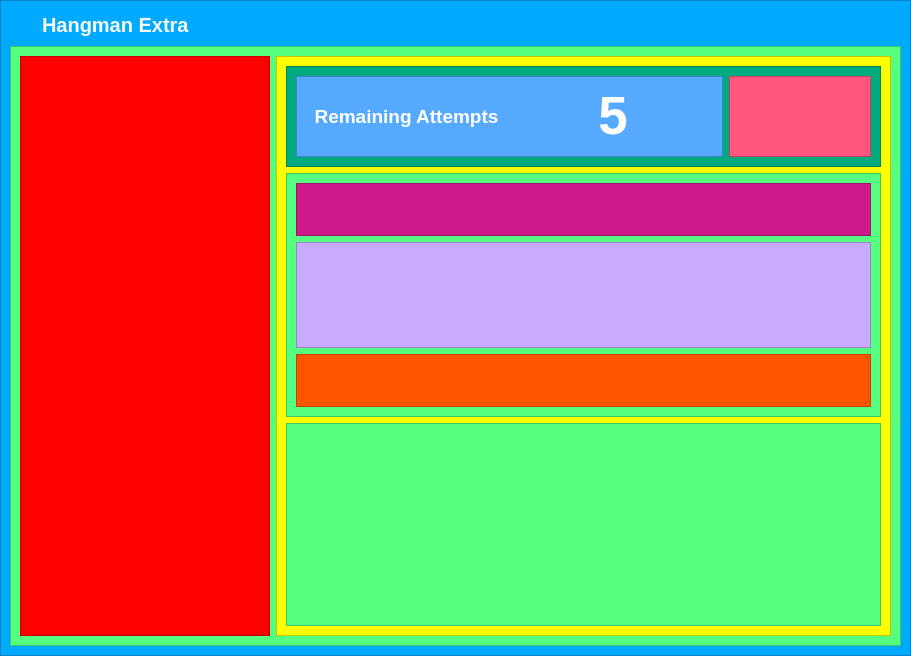
<?xml version="1.0" encoding="UTF-8"?>
<ui version="4.0">
 <class>Form</class>
 <widget class="QWidget" name="Form">
  <property name="geometry">
   <rect>
    <x>0</x>
    <y>0</y>
    <width>911</width>
    <height>656</height>
   </rect>
  </property>
  <property name="windowTitle">
   <string>Form</string>
  </property>
  <layout class="QVBoxLayout" name="verticalLayout_5">
   <property name="spacing">
    <number>0</number>
   </property>
   <property name="leftMargin">
    <number>0</number>
   </property>
   <property name="topMargin">
    <number>0</number>
   </property>
   <property name="rightMargin">
    <number>0</number>
   </property>
   <property name="bottomMargin">
    <number>0</number>
   </property>
   <item>
    <widget class="QFrame" name="gameView">
     <property name="styleSheet">
      <string notr="true">background-color: rgb(0, 170, 255);</string>
     </property>
     <property name="frameShape">
      <enum>QFrame::StyledPanel</enum>
     </property>
     <property name="frameShadow">
      <enum>QFrame::Raised</enum>
     </property>
     <layout class="QVBoxLayout" name="verticalLayout_4">
      <item>
       <widget class="QFrame" name="title_bar_frame">
        <property name="maximumSize">
         <size>
          <width>16777215</width>
          <height>30</height>
         </size>
        </property>
        <property name="styleSheet">
         <string notr="true">background-color: transparent;</string>
        </property>
        <property name="frameShape">
         <enum>QFrame::StyledPanel</enum>
        </property>
        <property name="frameShadow">
         <enum>QFrame::Raised</enum>
        </property>
        <layout class="QHBoxLayout" name="horizontalLayout_6">
         <property name="spacing">
          <number>0</number>
         </property>
         <property name="leftMargin">
          <number>0</number>
         </property>
         <property name="topMargin">
          <number>0</number>
         </property>
         <property name="rightMargin">
          <number>0</number>
         </property>
         <property name="bottomMargin">
          <number>0</number>
         </property>
         <item>
          <widget class="QFrame" name="title_bar_container">
           <property name="maximumSize">
            <size>
             <width>16777215</width>
             <height>70</height>
            </size>
           </property>
           <property name="styleSheet">
            <string notr="true">background-color: transparent;</string>
           </property>
           <property name="frameShape">
            <enum>QFrame::StyledPanel</enum>
           </property>
           <property name="frameShadow">
            <enum>QFrame::Raised</enum>
           </property>
           <layout class="QHBoxLayout" name="horizontalLayout_8">
            <property name="spacing">
             <number>0</number>
            </property>
            <property name="leftMargin">
             <number>30</number>
            </property>
            <property name="topMargin">
             <number>0</number>
            </property>
            <property name="rightMargin">
             <number>0</number>
            </property>
            <property name="bottomMargin">
             <number>0</number>
            </property>
            <item>
             <widget class="QLabel" name="title_bar">
              <property name="styleSheet">
               <string notr="true">font: bold 20px;
color: rgb(250, 250, 250);</string>
              </property>
              <property name="text">
               <string>Hangman Extra</string>
              </property>
             </widget>
            </item>
           </layout>
          </widget>
         </item>
         <item>
          <widget class="QFrame" name="tool_box">
           <property name="maximumSize">
            <size>
             <width>150</width>
             <height>150</height>
            </size>
           </property>
           <property name="styleSheet">
            <string notr="true">background-color: transparent;</string>
           </property>
           <property name="frameShape">
            <enum>QFrame::StyledPanel</enum>
           </property>
           <property name="frameShadow">
            <enum>QFrame::Raised</enum>
           </property>
           <layout class="QHBoxLayout" name="horizontalLayout_9">
            <property name="spacing">
             <number>0</number>
            </property>
            <property name="leftMargin">
             <number>0</number>
            </property>
            <property name="topMargin">
             <number>0</number>
            </property>
            <property name="rightMargin">
             <number>0</number>
            </property>
            <property name="bottomMargin">
             <number>0</number>
            </property>
            <item>
             <widget class="QPushButton" name="minimizeButton">
              <property name="styleSheet">
               <string notr="true">QPushButton {
    background-color: transparent;
	color: rgb(255, 255, 255);
	border-radius: 10px;

    font: 35px;
    padding: 6px;
}


QPushButton:hover{
    
	background-color: rgb(170, 170, 255);
}

QPushButton:pressed {
    
	background-color: rgb(85, 85, 255);
	border-color: rgb(180, 180, 180);
}</string>
              </property>
              <property name="text">
               <string/>
              </property>
              <property name="icon">
               <iconset>
                <normaloff>../.designer/backup/assets/minimize.png</normaloff>../.designer/backup/assets/minimize.png</iconset>
              </property>
             </widget>
            </item>
            <item>
             <widget class="QPushButton" name="restoreButton">
              <property name="styleSheet">
               <string notr="true">QPushButton {
    background-color: transparent;
	color: rgb(255, 255, 255);
	border-radius: 10px;

    font: 35px;
    padding: 6px;
}


QPushButton:hover{
    
	background-color: rgb(170, 255, 127);
}

QPushButton:pressed {
    
	background-color: rgb(0, 170, 127);
	border-color: rgb(180, 180, 180);
}</string>
              </property>
              <property name="text">
               <string/>
              </property>
              <property name="icon">
               <iconset>
                <normaloff>../.designer/backup/assets/fullscreen.png</normaloff>../.designer/backup/assets/fullscreen.png</iconset>
              </property>
             </widget>
            </item>
            <item>
             <widget class="QPushButton" name="closeButton">
              <property name="styleSheet">
               <string notr="true">QPushButton {
    background-color: transparent;
	color: rgb(255, 255, 255);
	border-radius: 10px;

    font: 35px;
    padding: 6px;
}


QPushButton:hover{
    
	background-color: ;
	background-color: rgb(255, 85, 0);
}

QPushButton:pressed {
    
	background-color: rgb(208, 0, 0);
	border-color: rgb(180, 180, 180);
}</string>
              </property>
              <property name="text">
               <string/>
              </property>
              <property name="icon">
               <iconset>
                <normaloff>../.designer/backup/assets/X.png</normaloff>../.designer/backup/assets/X.png</iconset>
              </property>
             </widget>
            </item>
           </layout>
          </widget>
         </item>
        </layout>
       </widget>
      </item>
      <item>
       <widget class="QFrame" name="contentsView">
        <property name="minimumSize">
         <size>
          <width>600</width>
          <height>600</height>
         </size>
        </property>
        <property name="styleSheet">
         <string notr="true">background-color: rgb(85, 255, 127);</string>
        </property>
        <property name="frameShape">
         <enum>QFrame::StyledPanel</enum>
        </property>
        <property name="frameShadow">
         <enum>QFrame::Raised</enum>
        </property>
        <layout class="QHBoxLayout" name="horizontalLayout_2">
         <item>
          <widget class="QFrame" name="hangmanView">
           <property name="sizePolicy">
            <sizepolicy hsizetype="Fixed" vsizetype="Preferred">
             <horstretch>3</horstretch>
             <verstretch>0</verstretch>
            </sizepolicy>
           </property>
           <property name="minimumSize">
            <size>
             <width>250</width>
             <height>0</height>
            </size>
           </property>
           <property name="styleSheet">
            <string notr="true">background-color: rgb(255, 0, 0);
</string>
           </property>
           <property name="frameShape">
            <enum>QFrame::StyledPanel</enum>
           </property>
           <property name="frameShadow">
            <enum>QFrame::Raised</enum>
           </property>
          </widget>
         </item>
         <item>
          <widget class="QFrame" name="gameContentsView">
           <property name="sizePolicy">
            <sizepolicy hsizetype="Preferred" vsizetype="Preferred">
             <horstretch>5</horstretch>
             <verstretch>0</verstretch>
            </sizepolicy>
           </property>
           <property name="minimumSize">
            <size>
             <width>500</width>
             <height>0</height>
            </size>
           </property>
           <property name="styleSheet">
            <string notr="true">background-color: rgb(255, 255, 0);</string>
           </property>
           <property name="frameShape">
            <enum>QFrame::StyledPanel</enum>
           </property>
           <property name="frameShadow">
            <enum>QFrame::Raised</enum>
           </property>
           <layout class="QVBoxLayout" name="verticalLayout_3">
            <item>
             <widget class="QFrame" name="informationView">
              <property name="sizePolicy">
               <sizepolicy hsizetype="Preferred" vsizetype="Preferred">
                <horstretch>0</horstretch>
                <verstretch>2</verstretch>
               </sizepolicy>
              </property>
              <property name="styleSheet">
               <string notr="true">background-color: rgb(0, 170, 127);</string>
              </property>
              <property name="frameShape">
               <enum>QFrame::StyledPanel</enum>
              </property>
              <property name="frameShadow">
               <enum>QFrame::Raised</enum>
              </property>
              <layout class="QHBoxLayout" name="horizontalLayout_3">
               <item>
                <widget class="QFrame" name="remainingAttemptsContainerView">
                 <property name="sizePolicy">
                  <sizepolicy hsizetype="Preferred" vsizetype="Preferred">
                   <horstretch>3</horstretch>
                   <verstretch>0</verstretch>
                  </sizepolicy>
                 </property>
                 <property name="styleSheet">
                  <string notr="true">background-color: rgb(85, 170, 255);</string>
                 </property>
                 <property name="frameShape">
                  <enum>QFrame::StyledPanel</enum>
                 </property>
                 <property name="frameShadow">
                  <enum>QFrame::Raised</enum>
                 </property>
                 <layout class="QHBoxLayout" name="horizontalLayout_4">
                  <item>
                   <widget class="QLabel" name="remaningAttemptsLabel">
                    <property name="styleSheet">
                     <string notr="true">color: white;
font-size: 14pt;
font-weight: bold;</string>
                    </property>
                    <property name="text">
                     <string>Remaining Attempts</string>
                    </property>
                    <property name="alignment">
                     <set>Qt::AlignCenter</set>
                    </property>
                   </widget>
                  </item>
                  <item>
                   <widget class="QLabel" name="remainingAttemptsNumLabel">
                    <property name="styleSheet">
                     <string notr="true">color: white;
font-size: 40pt;
font-weight: bold;</string>
                    </property>
                    <property name="text">
                     <string>5</string>
                    </property>
                    <property name="textFormat">
                     <enum>Qt::RichText</enum>
                    </property>
                    <property name="alignment">
                     <set>Qt::AlignCenter</set>
                    </property>
                   </widget>
                  </item>
                 </layout>
                </widget>
               </item>
               <item>
                <widget class="QFrame" name="cameraView">
                 <property name="sizePolicy">
                  <sizepolicy hsizetype="Preferred" vsizetype="Preferred">
                   <horstretch>1</horstretch>
                   <verstretch>0</verstretch>
                  </sizepolicy>
                 </property>
                 <property name="styleSheet">
                  <string notr="true">background-color: rgb(255, 85, 127);</string>
                 </property>
                 <property name="frameShape">
                  <enum>QFrame::StyledPanel</enum>
                 </property>
                 <property name="frameShadow">
                  <enum>QFrame::Raised</enum>
                 </property>
                </widget>
               </item>
              </layout>
             </widget>
            </item>
            <item>
             <widget class="QFrame" name="wordView">
              <property name="sizePolicy">
               <sizepolicy hsizetype="Preferred" vsizetype="Preferred">
                <horstretch>0</horstretch>
                <verstretch>6</verstretch>
               </sizepolicy>
              </property>
              <property name="styleSheet">
               <string notr="true">background-color: rgb(85, 255, 127);
</string>
              </property>
              <property name="frameShape">
               <enum>QFrame::StyledPanel</enum>
              </property>
              <property name="frameShadow">
               <enum>QFrame::Raised</enum>
              </property>
              <layout class="QVBoxLayout" name="verticalLayout">
               <item>
                <widget class="QFrame" name="wordConfView">
                 <property name="sizePolicy">
                  <sizepolicy hsizetype="Preferred" vsizetype="Preferred">
                   <horstretch>0</horstretch>
                   <verstretch>1</verstretch>
                  </sizepolicy>
                 </property>
                 <property name="styleSheet">
                  <string notr="true">background-color: rgb(205, 25, 140);</string>
                 </property>
                 <property name="frameShape">
                  <enum>QFrame::StyledPanel</enum>
                 </property>
                 <property name="frameShadow">
                  <enum>QFrame::Raised</enum>
                 </property>
                </widget>
               </item>
               <item>
                <widget class="QFrame" name="wordInputView">
                 <property name="sizePolicy">
                  <sizepolicy hsizetype="Preferred" vsizetype="Preferred">
                   <horstretch>0</horstretch>
                   <verstretch>2</verstretch>
                  </sizepolicy>
                 </property>
                 <property name="minimumSize">
                  <size>
                   <width>0</width>
                   <height>100</height>
                  </size>
                 </property>
                 <property name="styleSheet">
                  <string notr="true">background-color: rgb(200, 170, 255);</string>
                 </property>
                 <property name="frameShape">
                  <enum>QFrame::StyledPanel</enum>
                 </property>
                 <property name="frameShadow">
                  <enum>QFrame::Raised</enum>
                 </property>
                </widget>
               </item>
               <item>
                <widget class="QFrame" name="wordShowView">
                 <property name="sizePolicy">
                  <sizepolicy hsizetype="Preferred" vsizetype="Preferred">
                   <horstretch>0</horstretch>
                   <verstretch>1</verstretch>
                  </sizepolicy>
                 </property>
                 <property name="styleSheet">
                  <string notr="true">background-color: rgb(255, 85, 0);</string>
                 </property>
                 <property name="frameShape">
                  <enum>QFrame::StyledPanel</enum>
                 </property>
                 <property name="frameShadow">
                  <enum>QFrame::Raised</enum>
                 </property>
                </widget>
               </item>
              </layout>
             </widget>
            </item>
            <item>
             <widget class="QFrame" name="keyboardView">
              <property name="sizePolicy">
               <sizepolicy hsizetype="Preferred" vsizetype="Preferred">
                <horstretch>0</horstretch>
                <verstretch>5</verstretch>
               </sizepolicy>
              </property>
              <property name="styleSheet">
               <string notr="true">background-color: rgb(85, 255, 127);
</string>
              </property>
              <property name="frameShape">
               <enum>QFrame::StyledPanel</enum>
              </property>
              <property name="frameShadow">
               <enum>QFrame::Raised</enum>
              </property>
              <layout class="QVBoxLayout" name="verticalLayout_2"/>
             </widget>
            </item>
           </layout>
          </widget>
         </item>
        </layout>
       </widget>
      </item>
     </layout>
    </widget>
   </item>
  </layout>
 </widget>
 <resources>
  <include location="../PycharmProjects/Club/Morse_Siganl_CC/img.qrc"/>
 </resources>
 <connections/>
</ui>
